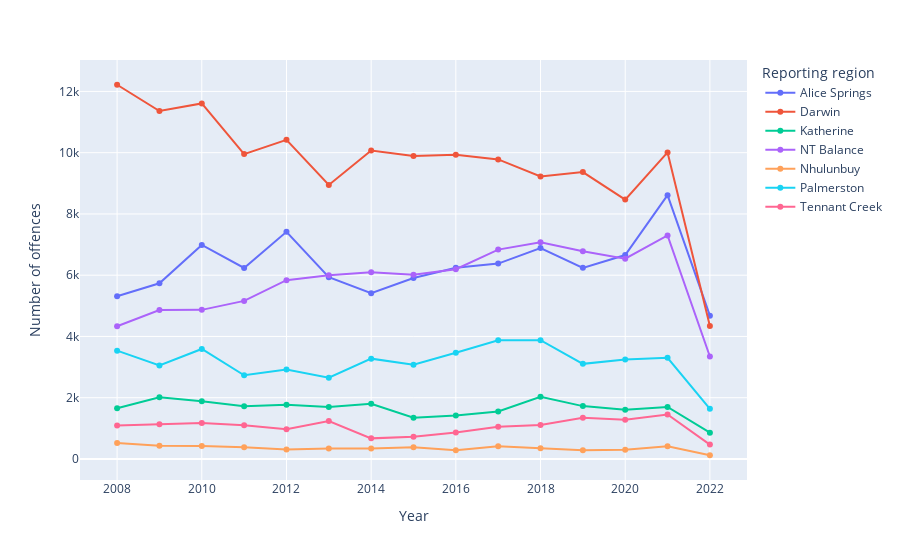

The code cell stored with this chart in its notebook:
### Code cell
px.line(region_year_offences_df, x = 'Year', y = 'Number of offences', color = 'Reporting region', markers = True)

### Figure 1 — Plotly figure (JSON) as saved in the notebook; plotly's stock layout.template omitted (floating-point values rounded to 4 significant figures)
{"data": [{"hovertemplate": "Reporting region=Alice Springs<br>Year=%{x}<br>Number of offences=%{y}<extra></extra>", "legendgroup": "Alice Springs", "line": {"color": "#636efa", "dash": "solid"}, "marker": {"symbol": "circle"}, "mode": "lines+markers", "name": "Alice Springs", "orientation": "v", "showlegend": true, "type": "scatter", "x": [2008, 2009, 2010, 2011, 2012, 2013, 2014, 2015, 2016, 2017, 2018, 2019, 2020, 2021, 2022], "xaxis": "x", "y": [5312, 5735, 6989, 6235, 7418, 5935, 5410, 5907, 6244, 6379, 6887, 6240, 6657, 8613, 4678], "yaxis": "y"}, {"hovertemplate": "Reporting region=Darwin<br>Year=%{x}<br>Number of offences=%{y}<extra></extra>", "legendgroup": "Darwin", "line": {"color": "#EF553B", "dash": "solid"}, "marker": {"symbol": "circle"}, "mode": "lines+markers", "name": "Darwin", "orientation": "v", "showlegend": true, "type": "scatter", "x": [2008, 2009, 2010, 2011, 2012, 2013, 2014, 2015, 2016, 2017, 2018, 2019, 2020, 2021, 2022], "xaxis": "x", "y": [12218, 11359, 11609, 9954, 10420, 8947, 10073, 9891, 9933, 9780, 9223, 9368, 8468, 10009, 4343], "yaxis": "y"}, {"hovertemplate": "Reporting region=Katherine<br>Year=%{x}<br>Number of offences=%{y}<extra></extra>", "legendgroup": "Katherine", "line": {"color": "#00cc96", "dash": "solid"}, "marker": {"symbol": "circle"}, "mode": "lines+markers", "name": "Katherine", "orientation": "v", "showlegend": true, "type": "scatter", "x": [2008, 2009, 2010, 2011, 2012, 2013, 2014, 2015, 2016, 2017, 2018, 2019, 2020, 2021, 2022], "xaxis": "x", "y": [1654, 2017, 1886, 1723, 1769, 1696, 1799, 1344, 1415, 1552, 2027, 1725, 1606, 1697, 858], "yaxis": "y"}, {"hovertemplate": "Reporting region=NT Balance<br>Year=%{x}<br>Number of offences=%{y}<extra></extra>", "legendgroup": "NT Balance", "line": {"color": "#ab63fa", "dash": "solid"}, "marker": {"symbol": "circle"}, "mode": "lines+markers", "name": "NT Balance", "orientation": "v", "showlegend": true, "type": "scatter", "x": [2008, 2009, 2010, 2011, 2012, 2013, 2014, 2015, 2016, 2017, 2018, 2019, 2020, 2021, 2022], "xaxis": "x", "y": [4332, 4861, 4868, 5161, 5837, 5995, 6096, 6012, 6194, 6835, 7076, 6781, 6538, 7297, 3346], "yaxis": "y"}, {"hovertemplate": "Reporting region=Nhulunbuy<br>Year=%{x}<br>Number of offences=%{y}<extra></extra>", "legendgroup": "Nhulunbuy", "line": {"color": "#FFA15A", "dash": "solid"}, "marker": {"symbol": "circle"}, "mode": "lines+markers", "name": "Nhulunbuy", "orientation": "v", "showlegend": true, "type": "scatter", "x": [2008, 2009, 2010, 2011, 2012, 2013, 2014, 2015, 2016, 2017, 2018, 2019, 2020, 2021, 2022], "xaxis": "x", "y": [523, 432, 422, 379, 305, 343, 339, 381, 288, 416, 352, 286, 297, 411, 121], "yaxis": "y"}, {"hovertemplate": "Reporting region=Palmerston<br>Year=%{x}<br>Number of offences=%{y}<extra></extra>", "legendgroup": "Palmerston", "line": {"color": "#19d3f3", "dash": "solid"}, "marker": {"symbol": "circle"}, "mode": "lines+markers", "name": "Palmerston", "orientation": "v", "showlegend": true, "type": "scatter", "x": [2008, 2009, 2010, 2011, 2012, 2013, 2014, 2015, 2016, 2017, 2018, 2019, 2020, 2021, 2022], "xaxis": "x", "y": [3537, 3053, 3591, 2733, 2918, 2652, 3275, 3076, 3467, 3878, 3876, 3105, 3244, 3301, 1638], "yaxis": "y"}, {"hovertemplate": "Reporting region=Tennant Creek<br>Year=%{x}<br>Number of offences=%{y}<extra></extra>", "legendgroup": "Tennant Creek", "line": {"color": "#FF6692", "dash": "solid"}, "marker": {"symbol": "circle"}, "mode": "lines+markers", "name": "Tennant Creek", "orientation": "v", "showlegend": true, "type": "scatter", "x": [2008, 2009, 2010, 2011, 2012, 2013, 2014, 2015, 2016, 2017, 2018, 2019, 2020, 2021, 2022], "xaxis": "x", "y": [1091, 1136, 1173, 1097, 971, 1238, 672, 729, 865, 1050, 1107, 1344, 1277, 1451, 470], "yaxis": "y"}], "layout": {"legend": {"title": {"text": "Reporting region"}, "tracegroupgap": 0}, "margin": {"t": 60}, "xaxis": {"anchor": "y", "domain": [0, 1], "title": {"text": "Year"}}, "yaxis": {"anchor": "x", "domain": [0, 1], "title": {"text": "Number of offences"}}}}
